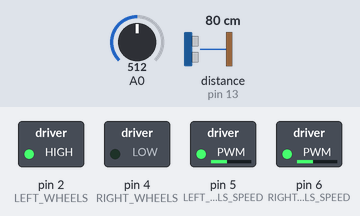
A sketch run on a simulated Arduino Uno, built with avr-gcc and run on an emulated ATmega328P. On the bench: switched loads named in the sketch (green lamp = pin HIGH). Wiring (inferred from the names in the program): ultrasonic range finder: trigger pin 12; echo pin 13. Inputs (shaded band) come from the test bench; at power-on: distance to the obstacle (sensor on pin 13) 80 cm, A0 = 512. The echo pulse lasts 58.3 µs per cm; random numbers use the default seed unless the sketch sets one; pins used as bus, display or sensor lines are not drawn.

Above: at 1.2 s.
1.3 s: distance to the obstacle (sensor on pin 13) set to 23 cm
2.8 s: distance to the obstacle (sensor on pin 13) set to 18 cm
At 4.1 s:
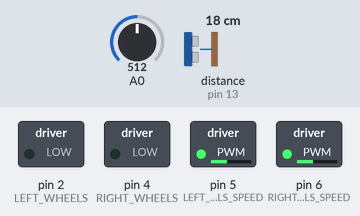
4.4 s: A0 set to 306
At 5.9 s:
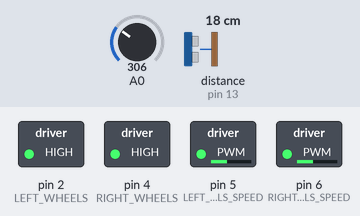
6.2 s: A0 set to 90
At 7.4 s:
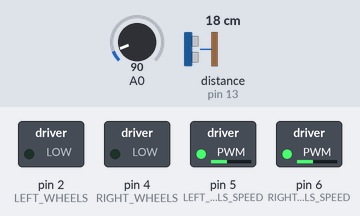
8.0 s: A0 set to 122
At 9.0 s:
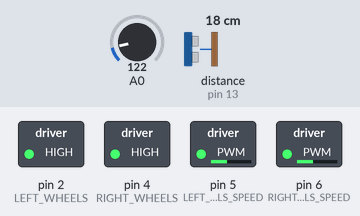
Timing chart, 0 to 10.8 s (numbered marks = the images above; inputs shaded):
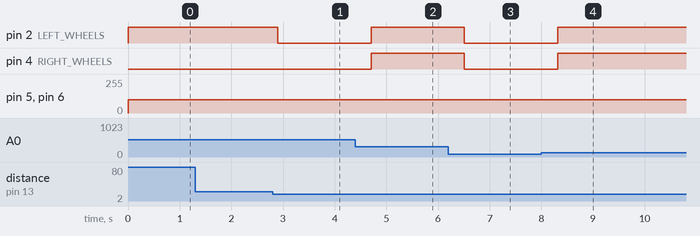

The sketch:

07_object_avoidance.ino
```cpp
// Page 18-19: Obstacle Avoidance (Arduino Uno)
int LEFT_WHEELS = 2;
int LEFT_WHEELS_SPEED = 5;
int RIGHT_WHEELS = 4;
int RIGHT_WHEELS_SPEED = 6;
int ULTRASOUND_TRANSMITTER = 12;
int ULTRASOUND_RECEIVER = 13;

void car_forward(int left_speed, int right_speed) {
  digitalWrite(LEFT_WHEELS, HIGH);
  analogWrite(LEFT_WHEELS_SPEED, left_speed);
  digitalWrite(RIGHT_WHEELS, LOW);
  analogWrite(RIGHT_WHEELS_SPEED, right_speed);
}
void car_rotate_left(int speed) {
  digitalWrite(LEFT_WHEELS, LOW);
  analogWrite(LEFT_WHEELS_SPEED, speed);
  digitalWrite(RIGHT_WHEELS, LOW);
  analogWrite(RIGHT_WHEELS_SPEED, speed);
}
void car_rotate_right(int speed) {
  digitalWrite(LEFT_WHEELS, HIGH);
  analogWrite(LEFT_WHEELS_SPEED, speed);
  digitalWrite(RIGHT_WHEELS, HIGH);
  analogWrite(RIGHT_WHEELS_SPEED, speed);
}
void setup() {
  pinMode(LEFT_WHEELS, OUTPUT);
  pinMode(LEFT_WHEELS_SPEED, OUTPUT);
  pinMode(RIGHT_WHEELS, OUTPUT);
  pinMode(RIGHT_WHEELS_SPEED, OUTPUT);
  pinMode(ULTRASOUND_TRANSMITTER, OUTPUT);
  pinMode(ULTRASOUND_RECEIVER, INPUT);
  Serial.begin(57600);
}
void loop() {
  randomSeed(analogRead(0));
  digitalWrite(ULTRASOUND_TRANSMITTER, LOW);
  delayMicroseconds(2);
  digitalWrite(ULTRASOUND_TRANSMITTER, HIGH);
  delayMicroseconds(10);
  digitalWrite(ULTRASOUND_TRANSMITTER, LOW);
  float distance = pulseIn(ULTRASOUND_RECEIVER, HIGH) / 58.00;
  if (distance < 20.0) {
    int rand_value = random(1, 200);
    if (rand_value > 100) {
      car_rotate_right(100);
    } else {
      car_rotate_left(100);
    }
    delay(500);
  } else {
    car_forward(100, 100);
  }
  delay(100);
}
```

Measured:
- the behaviour switches between 21 and 20 cm on distance to the obstacle (sensor on pin 13) (found by bisection; images 0 and 1)
- after the input at 1.3 s, every drawn part: stays the same
- after the input at 2.8 s, pin 2 (LEFT_WHEELS): HIGH → LOW after 0.10 s
- after the input at 4.4 s, pin 2 (LEFT_WHEELS), pin 4 (RIGHT_WHEELS): LOW → HIGH after 0.31 s
- after the input at 6.2 s, pin 2 (LEFT_WHEELS), pin 4 (RIGHT_WHEELS): HIGH → LOW after 0.31 s
- after the input at 8.0 s, pin 2 (LEFT_WHEELS), pin 4 (RIGHT_WHEELS): LOW → HIGH after 0.32 s
